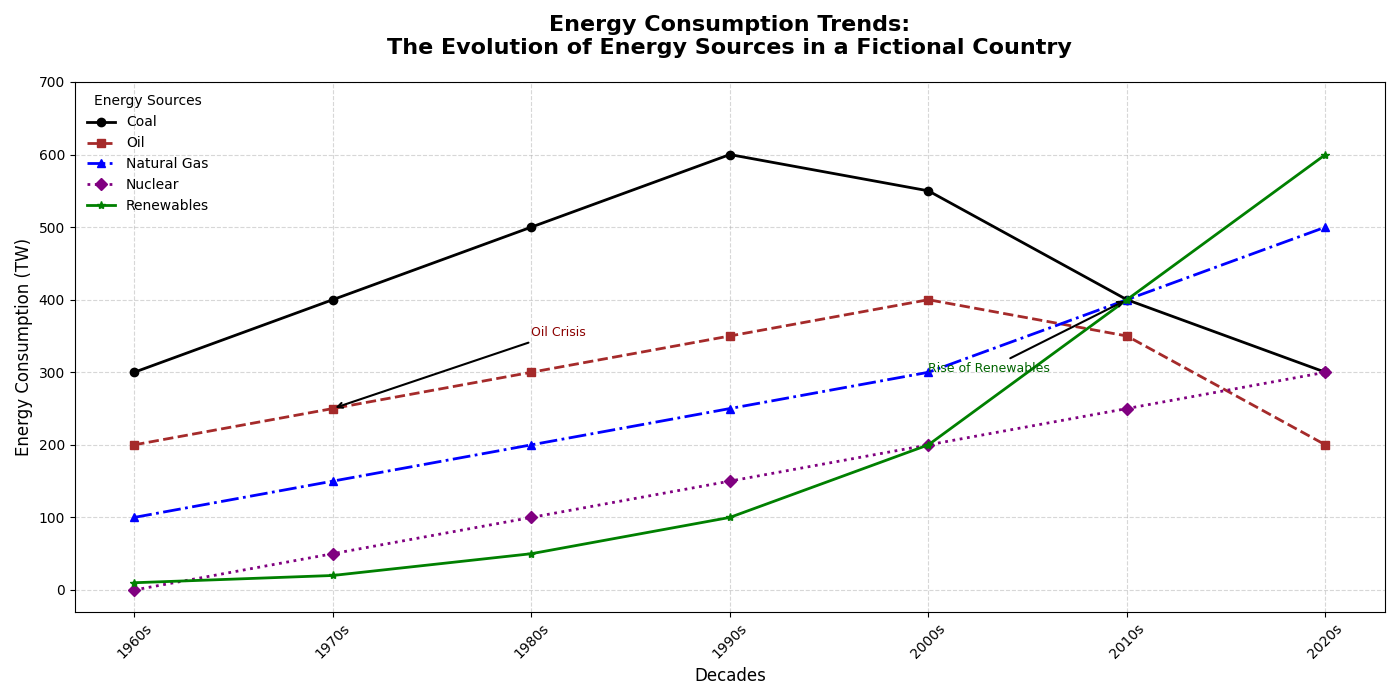

Reproduce this figure in Python.
import numpy as np
import matplotlib.pyplot as plt

# Backstory:
# The chart illustrates the energy consumption of different energy sources in a fictional country over the decades. The chart aims to highlight how consumption patterns have evolved and the rise of renewable energy sources in recent times.

# Decades for the timeline
decades = ['1960s', '1970s', '1980s', '1990s', '2000s', '2010s', '2020s']

# Energy consumption in TW (terawatt-hours) for each source per decade
coal = [300, 400, 500, 600, 550, 400, 300]
oil = [200, 250, 300, 350, 400, 350, 200]
natural_gas = [100, 150, 200, 250, 300, 400, 500]
nuclear = [0, 50, 100, 150, 200, 250, 300]
renewables = [10, 20, 50, 100, 200, 400, 600]

# Create the plot
fig, ax = plt.subplots(figsize=(14, 7))

# Plot each energy source with distinct styles
ax.plot(decades, coal, label='Coal', color='black', marker='o', linestyle='-', linewidth=2)
ax.plot(decades, oil, label='Oil', color='brown', marker='s', linestyle='--', linewidth=2)
ax.plot(decades, natural_gas, label='Natural Gas', color='blue', marker='^', linestyle='-.', linewidth=2)
ax.plot(decades, nuclear, label='Nuclear', color='purple', marker='D', linestyle=':', linewidth=2)
ax.plot(decades, renewables, label='Renewables', color='green', marker='*', linestyle='-', linewidth=2)

# Annotate significant milestones
ax.annotate('Oil Crisis', xy=('1970s', 250), xytext=('1980s', 350),
            arrowprops=dict(facecolor='black', arrowstyle='->', lw=1.5), fontsize=9, color='darkred')
ax.annotate('Rise of Renewables', xy=('2010s', 400), xytext=('2000s', 300),
            arrowprops=dict(facecolor='black', arrowstyle='->', lw=1.5), fontsize=9, color='darkgreen')

# Adding titles and labels
ax.set_title('Energy Consumption Trends:\nThe Evolution of Energy Sources in a Fictional Country', fontsize=16, fontweight='bold', pad=20)
ax.set_xlabel('Decades', fontsize=12)
ax.set_ylabel('Energy Consumption (TW)', fontsize=12)
ax.legend(loc='upper left', fontsize=10, title='Energy Sources', frameon=False)

# Add a grid for better readability
ax.grid(True, linestyle='--', alpha=0.5)

# Customize x-ticks and y-ticks for better appearance
plt.xticks(rotation=45)
plt.yticks(np.arange(0, 701, 100))

# Automatically adjust layout to prevent overlap
plt.tight_layout()

# Show the line chart
plt.show()
